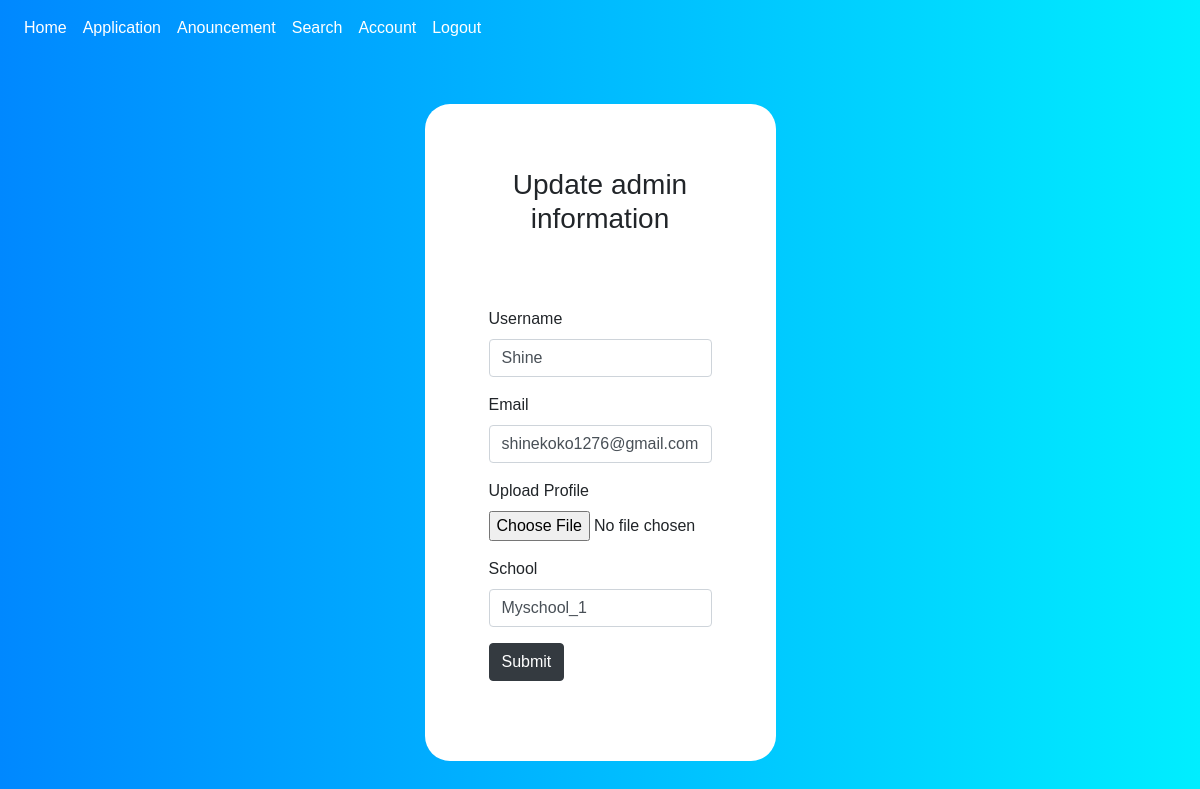
Screenshot of /update/admin/1 (signed in) with the database file from the repository.
### app/models.py (models this page shows, shortened)
class User(UserMixin, db.Model):
    __Tablename__ = "Users"
    id = db.Column(db.Integer, primary_key=True)
    name = db.Column(db.String(255), nullable=False)
    email = db.Column(db.String(255), nullable=False)
    password = db.Column(db.String(255), nullable=False)
    type = db.Column(db.String(20), nullable=False)

class Admin(db.Model):
    __Tablename__ = "Admins"
    adminID = db.Column(db.Integer, primary_key=True)
    school = db.Column(db.String(255), nullable=False)
    username = db.Column(db.String(255), nullable=False)
    email = db.Column(db.String(255), nullable=False)
    image = db.Column(db.String(20), nullable=False, default='default.jpg')
    user_id = db.Column(db.Integer, db.ForeignKey('user.id'), nullable=False)

### app/main/views.py (the view, shortened to what this page needs)
@main.route('/update/<type>/<int:id>', methods=['GET', 'POST'])
@login_required
def update(type,id):
    form = UpdateForm()
    file_path = os.path.join(current_app.root_path, 'static/documents')
    if type == 'admin':
        adminform = AdminUpdateForm()
        admin = Admin.query.get_or_404(id)
        adminform.username.data = admin.username
        adminform.email.data = admin.email
        adminform.school.data = admin.school
        return render_template('update.html', form=adminform, id=id, type=type, file_path=file_path, admin=admin)

### forms.py
class UpdateForm(FlaskForm):
    name = StringField('Student Name', validators=[DataRequired()])
    profile = FileField('Upload Profile', validators=[FileAllowed(['jpg','png'])])
    email = StringField('Email', validators=[DataRequired(), Email()])
    birthday = DateField('Birthday', validators=[DataRequired()])
    phone = StringField('Phone', validators=[DataRequired()])
    address = StringField('Address', validators=[DataRequired()])
    city = StringField('City', validators=[DataRequired()])
    country = StringField('Country', validators=[DataRequired()])
    program = StringField('Choose program', validators=[DataRequired()])
    submit = SubmitField('Submit')

class AdminUpdateForm(FlaskForm):
    username = StringField('Username', validators=[DataRequired()])
    profile = FileField('Upload Profile', validators=[FileAllowed(['jpg','png'])])
    email = StringField('Email', validators=[DataRequired(), Email()])
    school = StringField('School', validators=[DataRequired()])
    submit = SubmitField('Submit')

### app/models.py (called while the page is built)
@login_manager.user_loader
def load_user(user_id):
    return User.query.get(int(user_id))

### app/templates/update.html (shortened to what this page needs)
{% extends "layout.html" %}
{% block main %}
<div class="container-fluid box">
<div class="form login-width">
<div class="container text-center" style="padding: 2em;">
  <h3>Update {{ type }} information</h3>
</div>
{% if type == "student" or type == "applicant" %}
<form class="form" action="/update/{{ type }}/{{ id }}" method="POST" enctype="multipart/form-data">
  {{ form.hidden_tag() }}
  <div class="form-group">
      {{ form.name.label }}
      {% if form.name.errors %}
          {{ form.name (class="form-control") }}
          <div>
              {% for error in form.name.errors %}
                  <span class="error">{{ error }}</span>
              {% endfor %}
          </div>
      {% else %}
          {{ form.name (class="form-control")}}
      {% endif %}
  </div>
  <div class="form-group">
      {{ form.email.label }}
      {% if form.email.errors %}
          {{ form.email (class="form-control") }}
          <div>
              {% for error in form.email.errors %}
                  <span class="error">{{ error }}</span>
              {% endfor %}
          </div>
      {% else %}
          {{ form.email (class="form-control")}}
      {% endif %}
  </div>
  <div class="form-group">
      {{ form.birthday.label }}
      {% if form.birthday.errors %}
          {{ form.birthday (class="form-control", type="date") }}
          <div>
              {% for error in form.birthday.errors %}
                  <span class="error">{{ error }}</span>
              {% endfor %}
          </div>
      {% else %}
          {{ form.birthday (class="form-control", type="date")}}
      {% endif %}
  </div>
  <div class="form-group">
      {{ form.phone.label }}
      {% if form.phone.errors %}
          {{ form.phone (class="form-control") }}
          <div>
              {% for error in form.phone.errors %}
                  <span class="error">{{ error }}</span>
              {% endfor %}
          </div>
      {% else %}
          {{ form.phone (class="form-control")}}
      {% endif %}
  </div>
  {% if type != "applicant" %}
  <div class="form-group">
      {{ form.profile.label }}
      {% if form.profile.errors %}
          {{ form.profile (class="form-control-file", type="file") }}
          <div>
              {% for error in form.profile.errors %}
                  <span class="error">{{ error }}</span>
              {% endfor %}
          </div>
      {% else %}
          {{ form.profile (class="form-control-file", type="file")}}
      {% endif %}
  </div>
  {% endif %}
  <div class="form-group">
      {{ form.address.label }}
      {% if form.address.errors %}
          {{ form.address (class="form-control") }}
          <div>
              {% for error in form.address.errors %}
                  <span class="error">{{ error }}</span>
              {% endfor %}
          </div>
      {% else %}
          {{ form.address (class="form-control")}}
      {% endif %}
  </div>
  <div class="form-group">
      {{ form.city.label }}
      {% if form.city.errors %}
          {{ form.city (class="form-control") }}
          <div>
              {% for error in form.city.errors %}
                  <span class="error">{{ error }}</span>
              {% endfor %}
          </div>
      {% else %}
          {{ form.city (class="form-control")}}
      {% endif %}
  </div>
  <div class="form-group">
      {{ form.country.label }}
      {% if form.country.errors %}
          {{ form.country (class="form-control") }}
          <div>
              {% for error in form.country.errors %}
                  <span class="error">{{ error }}</span>
              {% endfor %}
          </div>
      {% else %}
          {{ form.country (class="form-control")}}
      {% endif %}
  </div>
  <div class="form-group">
      {{ form.program.label }}
      {% if form.program.errors %}
          {{ form.program (class="form-control") }}
          <div>
              {% for error in form.program.errors %}
                  <span class="error">{{ error }}</span>
              {% endfor %}
          </div>
      {% else %}
          {{ form.program (class="form-control")}}
      {% endif %}
  </div>
  <div class="">
    <a href="{{ url_for('static', filename='documents/' + student.document)}}">Link to Document</a>
  </div>
  <br>
    {{ form.submit(class="btn btn-dark") }}
    {% if type == "applicant" %}
      <button type="button" class="btn btn-danger" data-toggle="modal" data-target="#exampleModal">Delete</button>
    {% endif %}
</form>
{% else %}
<form class="form" action="/update/{{ type }}/{{ id }}" method="POST" enctype="multipart/form-data">
  <div class="form-group">
      {{ form.username.label }}
      {% if form.username.errors %}
          {{ form.username (class="form-control") }}
          <div>
              {% for error in form.username.errors %}
                  <span class="error">{{ error }}</span>
              {% endfor %}
          </div>
      {% else %}
          {{ form.username (class="form-control")}}
      {% endif %}
  </div>
  <div class="form-group">
      {{ form.email.label }}
      {% if form.email.errors %}
          {{ form.email (class="form-control") }}
          <div>
              {% for error in form.email.errors %}
                  <span class="error">{{ error }}</span>
              {% endfor %}
          </div>
      {% else %}
          {{ form.email (class="form-control")}}
      {% endif %}
  </div>
  <div class="form-group">
      {{ form.profile.label }}
      {% if form.profile.errors %}
          {{ form.profile (class="form-control-file", type="file") }}
          <div>
              {% for error in form.profile.errors %}
                  <span class="error">{{ error }}</span>
              {% endfor %}
          </div>
      {% else %}
          {{ form.profile (class="form-control-file", type="file")}}
      {% endif %}
  </div>
  <div class="form-group">
      {{ form.school.label }}
      {% if form.school.errors %}
          {{ form.school (class="form-control") }}
          <div>
              {% for error in form.school.errors %}
                  <span class="error">{{ error }}</span>
              {% endfor %}
          </div>
      {% else %}
          {{ form.school (class="form-control")}}
      {% endif %}
  </div>
  <div class="form-group">
    {{ form.submit(class="btn btn-dark") }}
  </div>
</form>
{% endif %}
</div>
</div>
{% endblock %}

### app/static/styles/style.css (style rules this page uses)
.login-width { width: 90%; }
.form { position: relative; margin: auto; background-color: #fff; padding: 2em; border-radius: 25px; }
.box { position: relative; padding-top: 3em; padding-bottom: 3em; }
.body { margin: 0; padding: 0; font-family: Helvetica, Verdana, Arial, sans-serif; background-image: linear-gradient(to right, #0088ff, #00eeff); }
@media only screen and (min-width: 600px) { .login-width { width: 70%; } }
@media only screen and (min-width: 768px) { .login-width { width: 50%; } }
@media only screen and (min-width: 992px) { .login-width { width: 40%; } }
@media only screen and (min-width: 1200px) { .login-width { width: 30%; } }

### rows the page displays
User: type "admin"
Admin: username "Shine", email "shinekoko1276@gmail.com", school "Myschool_1"
